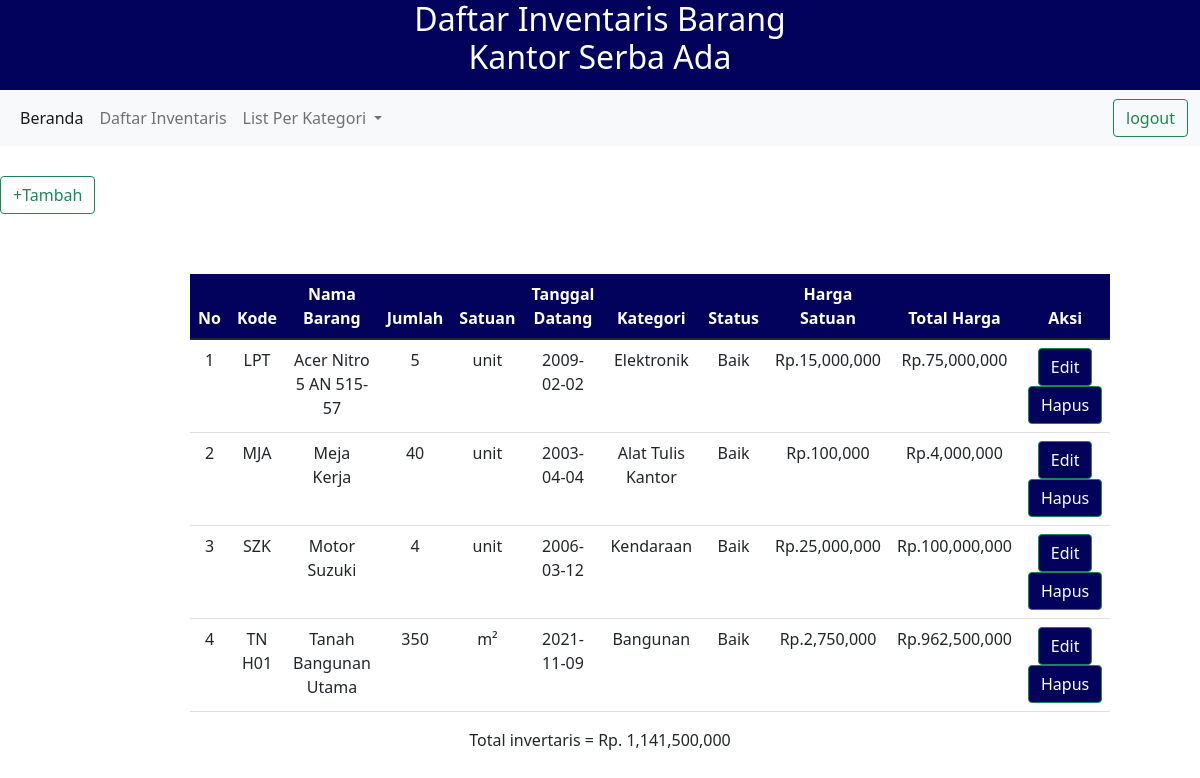
The app's page /daftar.php (signed in) with its own data.
### tables this page shows
CREATE TABLE `inventaris` (
  `kode_barang` varchar(10) NOT NULL,
  `nama_barang` varchar(30) DEFAULT NULL,
  `jumlah` int(11) DEFAULT NULL,
  `satuan` varchar(15) DEFAULT NULL,
  `tgl_datang` date DEFAULT NULL,
  `kategori` varchar(20) DEFAULT NULL,
  `status_barang` varchar(20) DEFAULT NULL,
  `harga` int(20) DEFAULT NULL
);

### daftar.php (the view, shortened to what this page needs)
<!DOCTYPE html>
<html lang="en">
    <?php
    include 'db.php';
    ?>
<head>
    <link rel="stylesheet" href="dashboard.css" type="text/css">
<link href="https://cdn.jsdelivr.net/npm/bootstrap@5.1.3/dist/css/bootstrap.min.css" rel="stylesheet">
</head>
<body>
    <div class="header">
        <h1>Daftar Inventaris Barang <br>Kantor Serba Ada</h1>
    </div>
    <nav class="navbar navbar-expand-lg navbar-light bg-light">
            <div class="container-fluid">
              <div class="collapse navbar-collapse" id="navbarSupportedContent">
                <ul class="navbar-nav me-auto mb-2 mb-lg-0">
                  <li class="nav-item">
                    <a class="nav-link active" aria-current="page" href="dashboard.php">Beranda</a>
                  </li>
                  <li class="nav-item">
                    <a class="nav-link" href="daftar.php">Daftar Inventaris</a>
                  </li>
                  <li class="nav-item dropdown">
                    <a class="nav-link dropdown-toggle" href="#" id="navbarDropdown" role="button" data-bs-toggle="dropdown" aria-expanded="false">
                      List Per Kategori
                    </a>
                  </li>
                </ul>
                <a href="logout.php">  <button class="btn btn-outline-success " type="submit">logout</button> </a>
              </div>
            </div>
          </nav>
<a href="tambah.php"><button style="margin-top: 30px;" class="btn btn-outline-success" type="submit">+Tambah</button> </a>
<div class="tabel1">
        <table class="table table-hover">
        <thead style="background-color: rgb(2, 2, 92);">
        <tr style="color: white;">
            <th scope="col">No</th>
            <th scope="col">Kode</th>
            <th scope="col">Nama Barang</th>
            <th scope="col">Jumlah </th>
            <th scope="col">Satuan</th>
            <th scope="col">Tanggal Datang</th>
            <th scope="col">Kategori</th>
            <th scope="col">Status</th>
            <th scope="col">Harga Satuan</th>
            <th scope="col">Total Harga</th>
            <th scope="col">Aksi</th>
            </tr>
        </thead>
        <tbody>
        <?php
$i=1;
$tes = mysqli_query($conn, "SELECT * FROM inventaris ");
if(mysqli_num_rows($tes) > 0){
    while($p = $tes->fetch_object()){
?>
<tr>
    <td> <?php echo $i; ?> </td>
    <td> <?= $p -> kode_barang ?> </td>
    <td> <?= $p -> nama_barang ?> </td>
    <td> <?= $p -> jumlah ?> </td>
    <td> <?= $p -> satuan ?> </td>
    <td> <?= $p -> tgl_datang ?> </td>
    <td> <?= $p -> kategori ?> </td>
    <td> <?= $p -> status_barang ?> </td>
    <td> Rp.<?php echo number_format($p -> harga) ?> </td>
    <td> Rp.<?php echo number_format($p -> harga * $p -> jumlah) ?> </td>
    <td> <a href="update.php?kode_barang=<?= $p->kode_barang ?> ">  <button class="btn btn-outline-success" style="background-color:  rgb(2, 2, 92); color :white" type="submit">Edit</button> </a>
    <a href="delete.php?kode_barang=<?= $p->kode_barang ?>  ">  <button class="btn btn-outline-success" style="background-color:  rgb(2, 2, 92);color :white" type="submit">Hapus</button> </a></td>
    <?php $i++;
    $tot= $tot + $p -> harga * $p -> jumlah;
    ?>
</tr>
<?php
    }
}
    ?>
        </tbody>
        </table>
        <?php echo 'Total invertaris = Rp. ';echo number_format($tot) ; ?>
</div>
</body>
</html>

### dashboard.css (style rules this page uses)
.header h1 { text-align: center; font-size: 2em; color: white; }
.header { background-color: rgb(2, 2, 92); top: 0cm; bottom: 0cm; padding-bottom: 5px; }
.navbar { top: 0cm; }
.tabel1 { margin: 50px auto; width: 70%; padding: 10px; text-align: center; transition: 0.25s; }

### records on screen
inventaris: kode_barang "LPT", nama_barang "Acer Nitro 5 AN 515-57", jumlah "5", satuan "unit", tgl_datang "2009-02-02", kategori "Elektronik", status_barang "Baik", harga "15,000,000", $p -> harga * $p -> jumlah "75,000,000"
inventaris: kode_barang "MJA", nama_barang "Meja Kerja", jumlah "40", satuan "unit", tgl_datang "2003-04-04", kategori "Alat Tulis Kantor", status_barang "Baik", harga "100,000", $p -> harga * $p -> jumlah "4,000,000"
inventaris: kode_barang "SZK", nama_barang "Motor Suzuki", jumlah "4", satuan "unit", tgl_datang "2006-03-12", kategori "Kendaraan", status_barang "Baik", harga "25,000,000", $p -> harga * $p -> jumlah "100,000,000"
inventaris: kode_barang "TN H01", nama_barang "Tanah Bangunan Utama", jumlah "350", satuan "m²", tgl_datang "2021-11-09", kategori "Bangunan", status_barang "Baik", harga "2,750,000", $p -> harga * $p -> jumlah "962,500,000"

### other values on screen
$tot "1,141,500,000"
